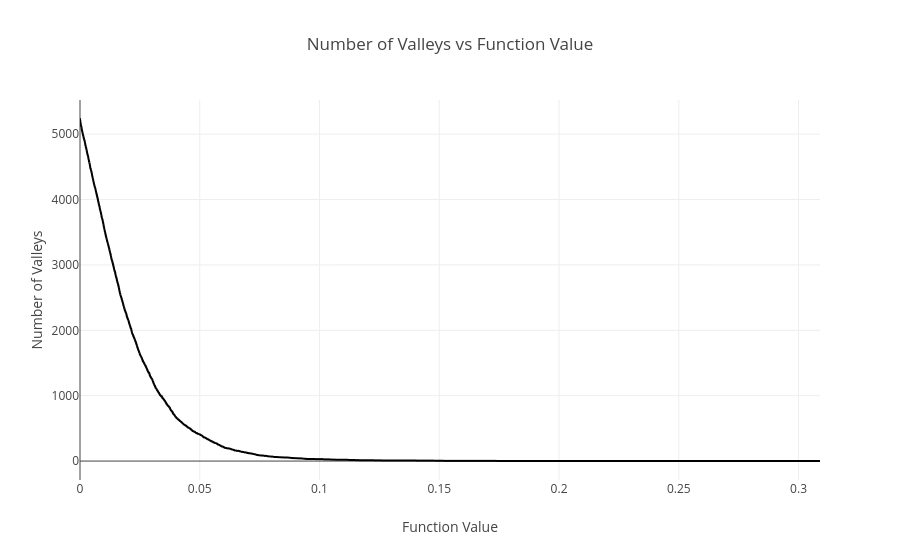

The notebook cell saved with this chart:
### Code cell
px.line(x=fns_norm, y=counts_norm_min, labels={"x": "Function Value", "y": "Number of Valleys"}, title="Number of Valleys vs Function Value")

### Figure 1 — Plotly figure (JSON) as saved in the notebook; plotly's stock layout.template omitted (floating-point values rounded to 4 significant figures; data arrays with more than 128 entries replaced by an {"elided": "..."} marker saying what was removed)
{"data": [{"hovertemplate": "Function Value=%{x}<br>Number of Valleys=%{y}<extra></extra>", "legendgroup": "", "line": {"color": "#000001", "dash": "solid"}, "marker": {"symbol": "circle"}, "mode": "lines", "name": "", "showlegend": false, "type": "scattergl", "x": {"elided": "5232 float values"}, "xaxis": "x", "y": {"elided": "5232 int values"}, "yaxis": "y"}], "layout": {"legend": {"tracegroupgap": 0}, "title": {"text": "Number of Valleys vs Function Value"}, "xaxis": {"anchor": "y", "domain": [0, 1], "title": {"text": "Function Value"}}, "yaxis": {"anchor": "x", "domain": [0, 1], "title": {"text": "Number of Valleys"}}}}
